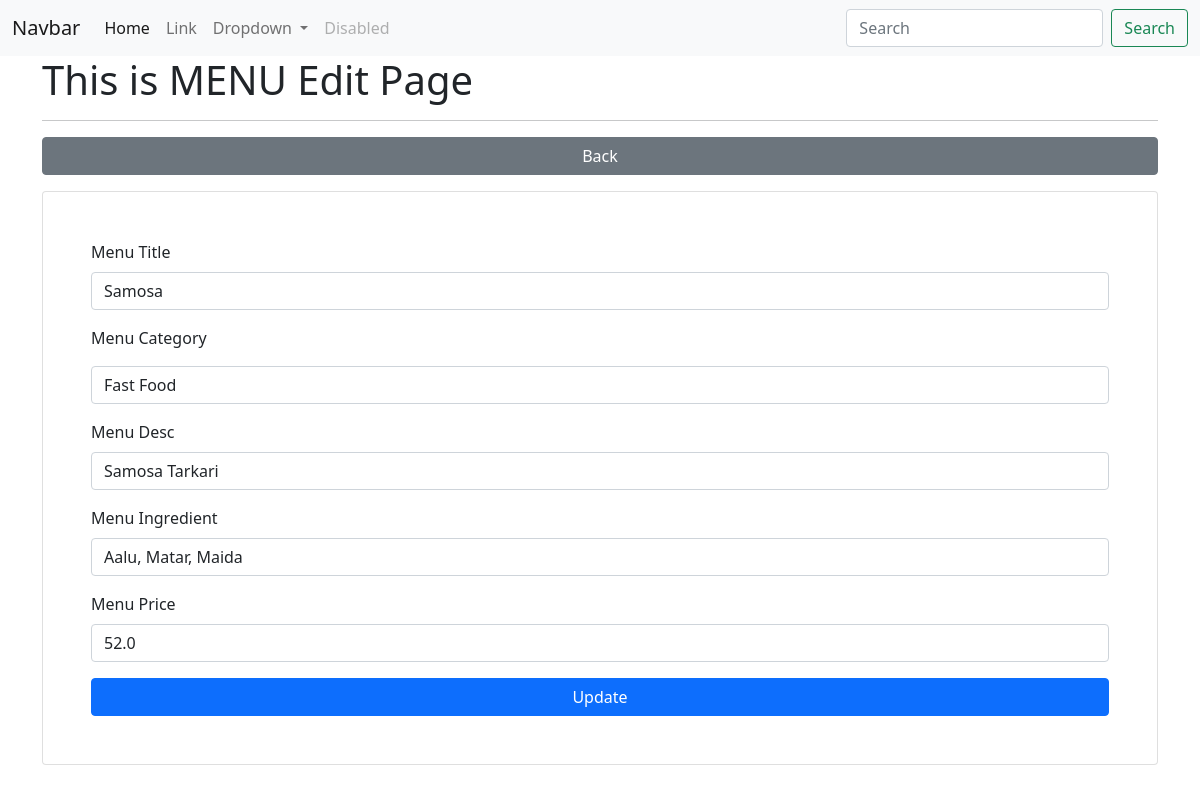
Page /menu/edit/3/ on the committed database.
### app_restro/models.py (models this page shows, shortened)
class Menu(models.Model):
    menu_title = models.CharField(max_length=200)
    category_id = models.ForeignKey(Category, on_delete=models.CASCADE)
    menu_desc = models.CharField(max_length=200)
    menu_img = models.FileField(upload_to="menu/images/", blank=True)
    menu_ingredient = models.CharField(max_length=200)
    menu_price = models.FloatField()
    class Meta:
        db_table = "app_menus"

### app_restro/views.py (the view)
# urls.py: path('menu/edit/<int:id>/', views.menu_edit, name='menu-edit'),
def menu_edit(request, id):
    data = Menu.objects.get(id=id)
    categories = Category.objects.all()
    context = {"data": data, "categories": categories}
    return render(request, 'menus/edit.html', context)

### templates/menus/edit.html (shortened to what this page needs)
{% extends "layouts/master.html" %}
{% block content %}
<div class="container">
    <h1>This is MENU Edit Page</h1>
    <hr>
    <a href="{% url 'menu-list' %}" class="btn btn-secondary col-12 mb-3">Back</a>
    <div class="card p-5">
        <form action="{% url 'menu-update' %}" method="post">
            <div class="form-group mb-3">
                <label for="menu_title">Menu Title</label>
                <input type="text" name="menu_title" class="form-control mt-2" value="{{ data.menu_title }}">
            </div>
            <div class="form-group mb-3">
                <label for="category_id">Menu Category</label>
                <select class="form-control mt-3" name="category_id" id="">
                    {% for val in categories %}
                    <option value="{{ val.id }}">{{ val.category_name }}</option>
                    {% endfor %}
                </select>
            </div>
            <div class="form-group mb-3">
                <label for="menu_desc">Menu Desc</label>
                <input type="text" name="menu_desc" class="form-control mt-2" value="{{ data.menu_desc }}">
            </div>
            <div class="form-group mb-3">
                <label for="menu_ingredient">Menu Ingredient</label>
                <input type="text" name="menu_ingredient" class="form-control mt-2" value="{{ data.menu_ingredient }}">
            </div>
            <div class="form-group mb-3">
                <label for="menu_price">Menu Price</label>
                <input type="text" name="menu_price" class="form-control mt-2" value="{{ data.menu_price}}">
            </div>
            <input type="submit" class="btn btn-primary col-12" value="Update">
        </form>
    </div>
</div>
{% endblock %}

### rows in the picture
Menu: menu_title "Samosa", menu_desc "Samosa Tarkari", menu_ingredient "Aalu, Matar, Maida", menu_price "52.0"

### other values in the picture
form field category_id "Fast Food"
